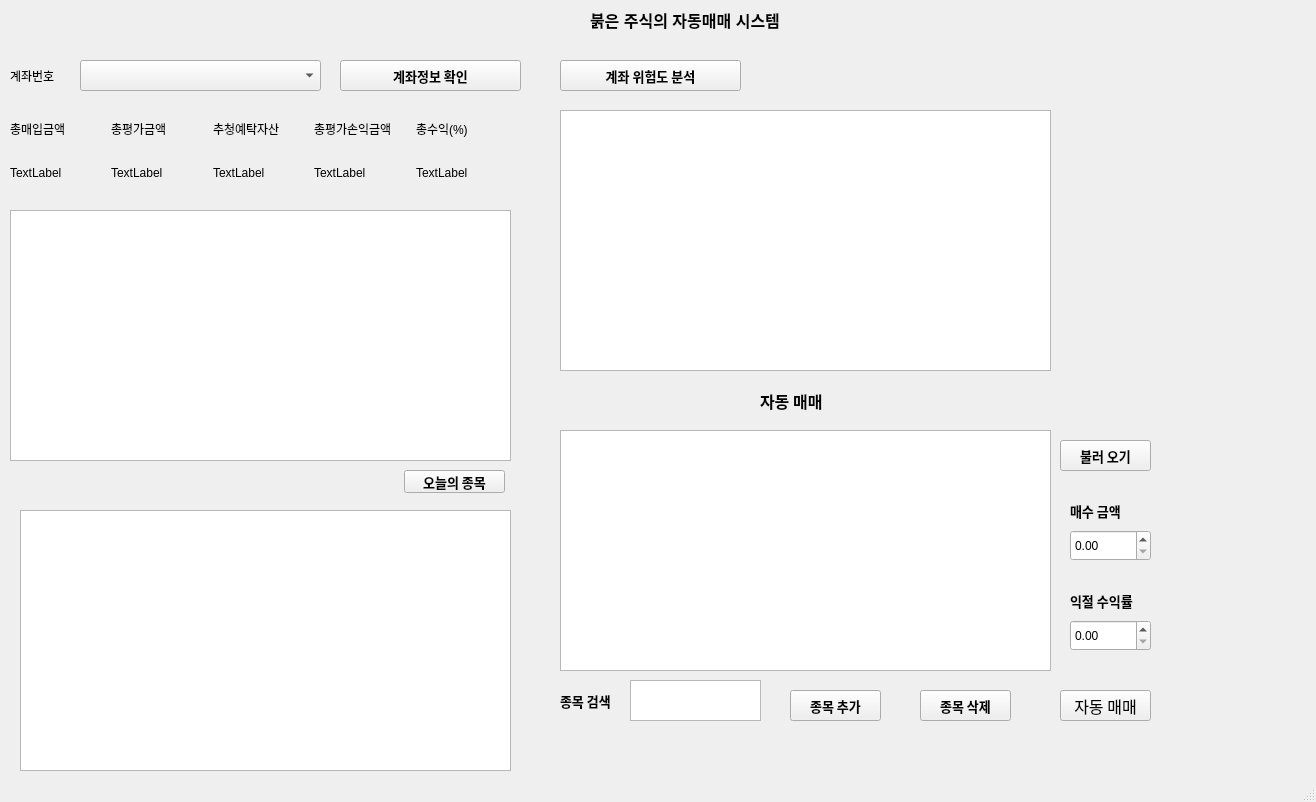
<?xml version="1.0" encoding="UTF-8"?>
<ui version="4.0">
 <class>MainWindow</class>
 <widget class="QMainWindow" name="MainWindow">
  <property name="geometry">
   <rect>
    <x>0</x>
    <y>0</y>
    <width>1316</width>
    <height>802</height>
   </rect>
  </property>
  <property name="windowTitle">
   <string>MainWindow</string>
  </property>
  <widget class="QWidget" name="centralwidget">
   <widget class="QLabel" name="label">
    <property name="geometry">
     <rect>
      <x>590</x>
      <y>10</y>
      <width>321</width>
      <height>20</height>
     </rect>
    </property>
    <property name="font">
     <font>
      <family>Arial</family>
      <pointsize>12</pointsize>
      <weight>75</weight>
      <bold>true</bold>
     </font>
    </property>
    <property name="text">
     <string>붉은 주식의 자동매매 시스템</string>
    </property>
   </widget>
   <widget class="QComboBox" name="redaccComboBox">
    <property name="geometry">
     <rect>
      <x>80</x>
      <y>60</y>
      <width>241</width>
      <height>31</height>
     </rect>
    </property>
   </widget>
   <widget class="QLabel" name="label_2">
    <property name="geometry">
     <rect>
      <x>10</x>
      <y>70</y>
      <width>56</width>
      <height>12</height>
     </rect>
    </property>
    <property name="text">
     <string>계좌번호</string>
    </property>
   </widget>
   <widget class="QPushButton" name="call_account">
    <property name="geometry">
     <rect>
      <x>340</x>
      <y>60</y>
      <width>181</width>
      <height>31</height>
     </rect>
    </property>
    <property name="font">
     <font>
      <family>맑은 고딕</family>
      <pointsize>10</pointsize>
      <weight>75</weight>
      <bold>true</bold>
     </font>
    </property>
    <property name="text">
     <string>계좌정보 확인</string>
    </property>
   </widget>
   <widget class="QWidget" name="gridLayoutWidget">
    <property name="geometry">
     <rect>
      <x>10</x>
      <y>110</y>
      <width>501</width>
      <height>81</height>
     </rect>
    </property>
    <layout class="QGridLayout" name="gridLayout">
     <item row="0" column="1">
      <widget class="QLabel" name="label_4">
       <property name="text">
        <string>총평가금액</string>
       </property>
      </widget>
     </item>
     <item row="0" column="0">
      <widget class="QLabel" name="label_3">
       <property name="text">
        <string>총매입금액</string>
       </property>
      </widget>
     </item>
     <item row="0" column="2">
      <widget class="QLabel" name="label_5">
       <property name="text">
        <string>추청예탁자산</string>
       </property>
      </widget>
     </item>
     <item row="0" column="4">
      <widget class="QLabel" name="label_7">
       <property name="text">
        <string>총수익(%)</string>
       </property>
      </widget>
     </item>
     <item row="0" column="3">
      <widget class="QLabel" name="label_6">
       <property name="text">
        <string>총평가손익금액</string>
       </property>
      </widget>
     </item>
     <item row="1" column="0">
      <widget class="QLabel" name="totalBuyingPriceLabel">
       <property name="text">
        <string>TextLabel</string>
       </property>
      </widget>
     </item>
     <item row="1" column="1">
      <widget class="QLabel" name="currentTotalPriceLabel">
       <property name="text">
        <string>TextLabel</string>
       </property>
      </widget>
     </item>
     <item row="1" column="2">
      <widget class="QLabel" name="balanceAssetLabel">
       <property name="text">
        <string>TextLabel</string>
       </property>
      </widget>
     </item>
     <item row="1" column="3">
      <widget class="QLabel" name="totalEstimateProfitLabel">
       <property name="text">
        <string>TextLabel</string>
       </property>
      </widget>
     </item>
     <item row="1" column="4">
      <widget class="QLabel" name="totalpercenLabel">
       <property name="text">
        <string>TextLabel</string>
       </property>
      </widget>
     </item>
    </layout>
   </widget>
   <widget class="QTableWidget" name="redstockTableWidget_1">
    <property name="geometry">
     <rect>
      <x>10</x>
      <y>210</y>
      <width>501</width>
      <height>251</height>
     </rect>
    </property>
   </widget>
   <widget class="QPushButton" name="call_selectedlist">
    <property name="geometry">
     <rect>
      <x>404</x>
      <y>470</y>
      <width>101</width>
      <height>23</height>
     </rect>
    </property>
    <property name="font">
     <font>
      <family>맑은 고딕</family>
      <pointsize>10</pointsize>
      <weight>75</weight>
      <bold>true</bold>
     </font>
    </property>
    <property name="text">
     <string>오늘의 종목</string>
    </property>
   </widget>
   <widget class="QTableWidget" name="selectedstockTableWidget_2">
    <property name="geometry">
     <rect>
      <x>20</x>
      <y>510</y>
      <width>491</width>
      <height>261</height>
     </rect>
    </property>
   </widget>
   <widget class="QTableWidget" name="Danger_wd">
    <property name="geometry">
     <rect>
      <x>560</x>
      <y>110</y>
      <width>491</width>
      <height>261</height>
     </rect>
    </property>
   </widget>
   <widget class="QPushButton" name="redacc_manager">
    <property name="geometry">
     <rect>
      <x>560</x>
      <y>60</y>
      <width>181</width>
      <height>31</height>
     </rect>
    </property>
    <property name="font">
     <font>
      <family>맑은 고딕</family>
      <pointsize>10</pointsize>
      <weight>75</weight>
      <bold>true</bold>
     </font>
    </property>
    <property name="text">
     <string>계좌 위험도 분석</string>
    </property>
   </widget>
   <widget class="QLabel" name="label_8">
    <property name="geometry">
     <rect>
      <x>760</x>
      <y>390</y>
      <width>71</width>
      <height>21</height>
     </rect>
    </property>
    <property name="font">
     <font>
      <family>맑은 고딕</family>
      <pointsize>12</pointsize>
      <weight>75</weight>
      <bold>true</bold>
     </font>
    </property>
    <property name="text">
     <string>자동 매매</string>
    </property>
   </widget>
   <widget class="QTableWidget" name="buylists">
    <property name="geometry">
     <rect>
      <x>560</x>
      <y>430</y>
      <width>491</width>
      <height>241</height>
     </rect>
    </property>
   </widget>
   <widget class="QLabel" name="label_9">
    <property name="geometry">
     <rect>
      <x>560</x>
      <y>690</y>
      <width>61</width>
      <height>21</height>
     </rect>
    </property>
    <property name="font">
     <font>
      <family>맑은 고딕</family>
      <pointsize>10</pointsize>
      <weight>75</weight>
      <bold>true</bold>
     </font>
    </property>
    <property name="text">
     <string>종목 검색</string>
    </property>
   </widget>
   <widget class="QTableWidget" name="searchitemTextEdit2">
    <property name="geometry">
     <rect>
      <x>630</x>
      <y>680</y>
      <width>131</width>
      <height>41</height>
     </rect>
    </property>
   </widget>
   <widget class="QPushButton" name="additemlist">
    <property name="geometry">
     <rect>
      <x>790</x>
      <y>690</y>
      <width>91</width>
      <height>31</height>
     </rect>
    </property>
    <property name="font">
     <font>
      <family>맑은 고딕</family>
      <pointsize>10</pointsize>
      <weight>75</weight>
      <bold>true</bold>
     </font>
    </property>
    <property name="text">
     <string>종목 추가</string>
    </property>
   </widget>
   <widget class="QPushButton" name="Deletecode">
    <property name="geometry">
     <rect>
      <x>920</x>
      <y>690</y>
      <width>91</width>
      <height>31</height>
     </rect>
    </property>
    <property name="font">
     <font>
      <family>맑은 고딕</family>
      <pointsize>10</pointsize>
      <weight>75</weight>
      <bold>true</bold>
     </font>
    </property>
    <property name="text">
     <string>종목 삭제</string>
    </property>
   </widget>
   <widget class="QPushButton" name="Load_Stock">
    <property name="geometry">
     <rect>
      <x>1060</x>
      <y>440</y>
      <width>91</width>
      <height>31</height>
     </rect>
    </property>
    <property name="font">
     <font>
      <family>맑은 고딕</family>
      <pointsize>10</pointsize>
      <weight>75</weight>
      <bold>true</bold>
     </font>
    </property>
    <property name="text">
     <string>불러 오기</string>
    </property>
   </widget>
   <widget class="QLabel" name="label_10">
    <property name="geometry">
     <rect>
      <x>1070</x>
      <y>500</y>
      <width>61</width>
      <height>21</height>
     </rect>
    </property>
    <property name="font">
     <font>
      <family>맑은 고딕</family>
      <pointsize>10</pointsize>
      <weight>75</weight>
      <bold>true</bold>
     </font>
    </property>
    <property name="text">
     <string>매수 금액</string>
    </property>
   </widget>
   <widget class="QLabel" name="label_11">
    <property name="geometry">
     <rect>
      <x>1070</x>
      <y>590</y>
      <width>71</width>
      <height>21</height>
     </rect>
    </property>
    <property name="font">
     <font>
      <family>맑은 고딕</family>
      <pointsize>10</pointsize>
      <weight>75</weight>
      <bold>true</bold>
     </font>
    </property>
    <property name="text">
     <string>익절 수익률</string>
    </property>
   </widget>
   <widget class="QDoubleSpinBox" name="buy_price">
    <property name="geometry">
     <rect>
      <x>1070</x>
      <y>530</y>
      <width>81</width>
      <height>31</height>
     </rect>
    </property>
    <property name="maximum">
     <double>999999999.990000009536743</double>
    </property>
   </widget>
   <widget class="QDoubleSpinBox" name="profit_percent">
    <property name="geometry">
     <rect>
      <x>1070</x>
      <y>620</y>
      <width>81</width>
      <height>31</height>
     </rect>
    </property>
    <property name="maximum">
     <double>9999.989999999999782</double>
    </property>
   </widget>
   <widget class="QPushButton" name="Red_Auto_start">
    <property name="geometry">
     <rect>
      <x>1060</x>
      <y>690</y>
      <width>91</width>
      <height>31</height>
     </rect>
    </property>
    <property name="font">
     <font>
      <family>맑은 고딕</family>
      <pointsize>12</pointsize>
      <weight>50</weight>
      <bold>false</bold>
     </font>
    </property>
    <property name="text">
     <string>자동 매매</string>
    </property>
   </widget>
  </widget>
  <widget class="QMenuBar" name="menubar">
   <property name="geometry">
    <rect>
     <x>0</x>
     <y>0</y>
     <width>1316</width>
     <height>21</height>
    </rect>
   </property>
  </widget>
  <widget class="QStatusBar" name="statusbar"/>
 </widget>
 <resources/>
 <connections/>
</ui>
